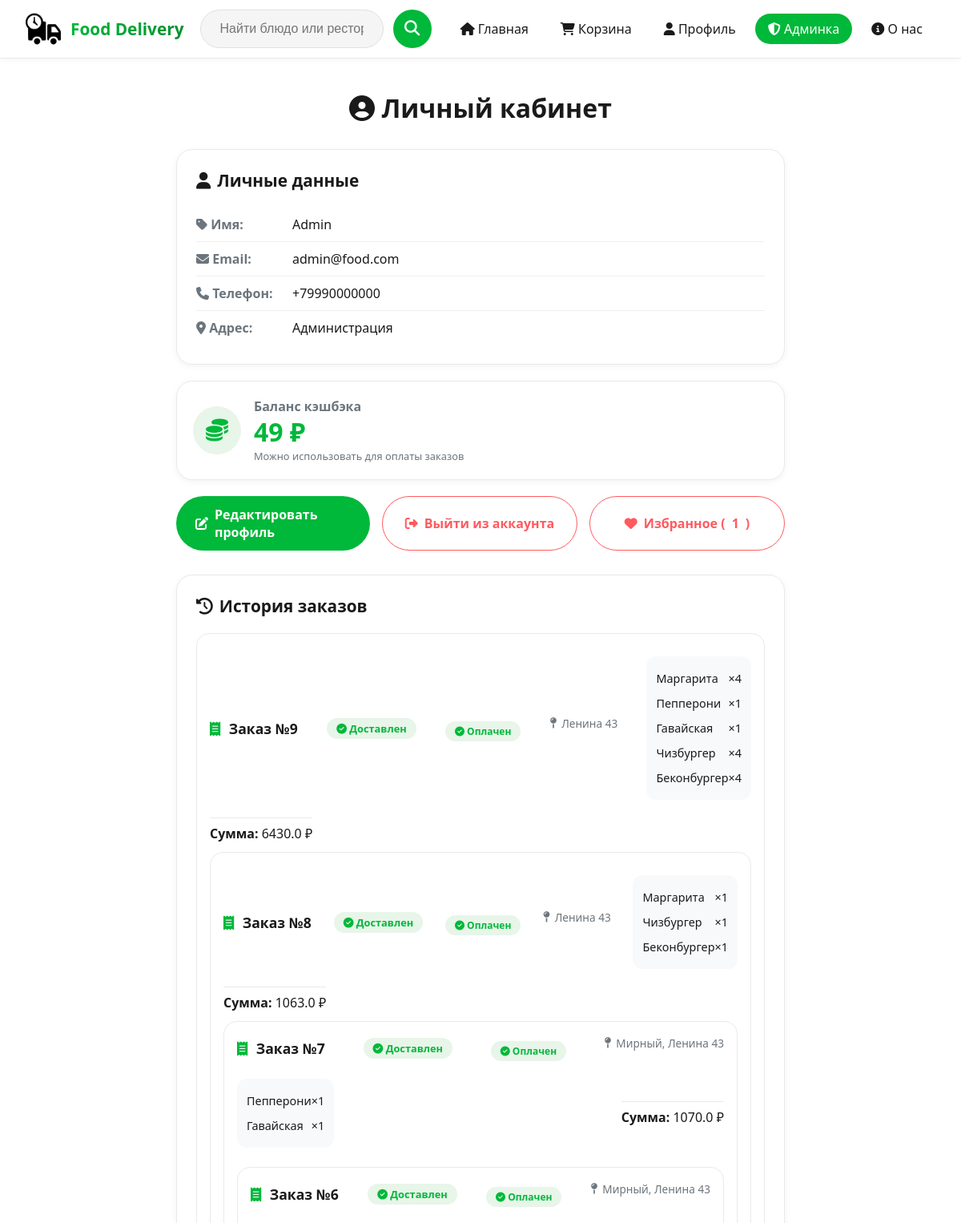
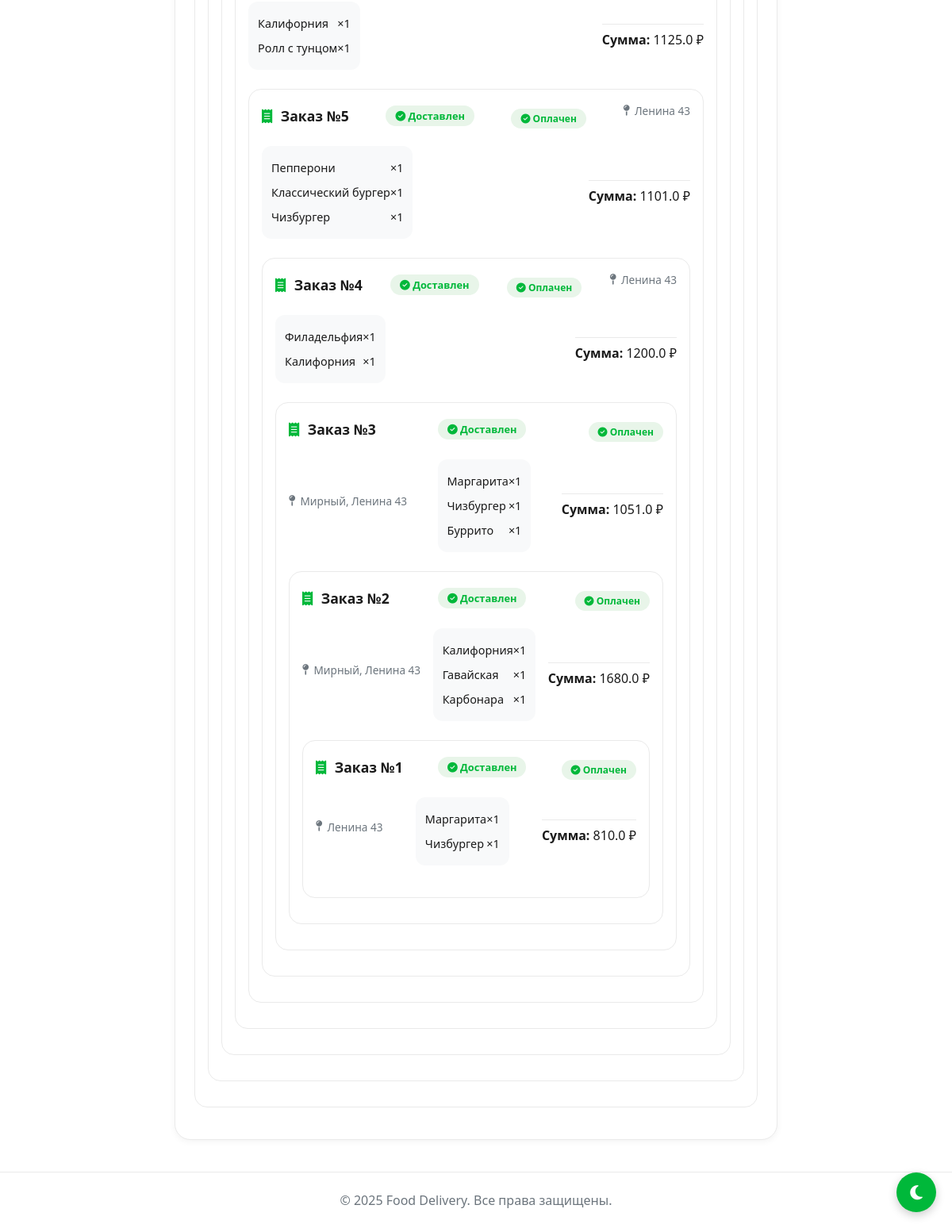
The app's page /profile (signed in) with its own data (2 pictures, top to bottom).
### models.py (models this page shows, shortened)
class User(UserMixin, db.Model):
    __tablename__ = 'user'
    __table_args__ = {'extend_existing': True}
    id = db.Column(db.Integer, primary_key=True)
    username = db.Column(db.String(64), unique=True, nullable=False, index=True)
    email = db.Column(db.String(120), unique=True, nullable=False, index=True)
    password_hash = db.Column(db.String(128), nullable=False)
    phone = db.Column(db.String(30))
    address = db.Column(db.String(255))
    cashback_balance = db.Column(db.Float, default=0.0)
    is_admin = db.Column(db.Boolean, default=False)
    orders = db.relationship('Order', back_populates='user', cascade='all, delete-orphan')

class Order(db.Model):
    __tablename__ = 'order'
    id = db.Column(db.Integer, primary_key=True)
    user_id = db.Column(db.Integer, db.ForeignKey('user.id', ondelete='CASCADE'), nullable=False, index=True)
    address = db.Column(db.String(255))
    total_price = db.Column(db.Float, default=0.0)
    created_at = db.Column(db.DateTime, default=datetime.utcnow, index=True)
    use_cashback = db.Column(db.Boolean, default=False)
    cashback_used = db.Column(db.Float, default=0.0)
    is_paid = db.Column(db.Boolean, default=False)
    payment_id = db.Column(db.String(50), default=None)
    paid_at = db.Column(db.DateTime, default=None)
    user = db.relationship('User', back_populates='orders')
    items = db.relationship('OrderItem', backref='order', lazy=True, cascade='all, delete-orphan')

class OrderItem(db.Model):
    __tablename__ = 'order_item'
    id = db.Column(db.Integer, primary_key=True)
    order_id = db.Column(db.Integer, db.ForeignKey('order.id', ondelete='CASCADE'), nullable=False)
    menu_item_id = db.Column(db.Integer, db.ForeignKey('menu_item.id', ondelete='CASCADE'), nullable=False)
    quantity = db.Column(db.Integer, default=1)
    menu_item = db.relationship('MenuItem')

class MenuItem(db.Model):
    __tablename__ = 'menu_item'
    search_name = db.Column(db.String(200), default='')
    id = db.Column(db.Integer, primary_key=True)
    name = db.Column(db.String(200), nullable=False, index=True)
    price = db.Column(db.Float, nullable=False)
    restaurant_id = db.Column(db.Integer, db.ForeignKey('restaurant.id', ondelete='CASCADE'), nullable=False)
    description = db.Column(db.String(400))
    weight = db.Column(db.String(50))
    image = db.Column(db.String(200), default='images/default.png')
    category = db.Column(db.String(50), default='other')

### routes.py (the view)
@main_bp.route('/profile')
@login_required
def profile():
    from datetime import datetime, timezone, timedelta
    orders = Order.query.filter_by(user_id=current_user.id).order_by(Order.id.desc()).all()
    now = datetime.now(timezone.utc)
    for order in orders:
        if order.created_at is None:
            order.created_at = now
        if order.created_at.tzinfo is None:
            order.created_at = order.created_at.replace(tzinfo=timezone.utc)
        delivery_times = []
        for item in order.items:
            if item.menu_item and item.menu_item.restaurant:
                delivery_times.append(item.menu_item.restaurant.delivery_time)
        max_delivery = max(delivery_times) if delivery_times else 30
        order.max_delivery = max_delivery
        delivery_end_time = order.created_at + timedelta(minutes=max_delivery)
        order.is_active = now < delivery_end_time
    return render_template('profile.html', user=current_user, orders=orders)
    return render_template('profile.html', user=current_user, orders=orders)

### app.py (called while the page is built)
@login_manager.user_loader
def load_user(user_id):
    return User.query.get(int(user_id))

### templates/profile.html (shortened to what this page needs)
{% extends "base.html" %}
{% block content %}
<div class="profile-container">
    <h1 style="text-align: center; margin-bottom: 30px; color: #1a1a1a;">
        <i class="fas fa-user-circle"></i> Личный кабинет
    </h1>
    <div class="profile-card">
        <h2><i class="fas fa-user"></i> Личные данные</h2>
        <div class="info-row">
            <span class="info-label"><i class="fas fa-tag"></i> Имя:</span>
            <span class="info-value">{{ user.username }}</span>
        </div>
        <div class="info-row">
            <span class="info-label"><i class="fas fa-envelope"></i> Email:</span>
            <span class="info-value">{{ user.email }}</span>
        </div>
        <div class="info-row">
            <span class="info-label"><i class="fas fa-phone"></i> Телефон:</span>
            <span class="info-value">{{ user.phone or "Не указан" }}</span>
        </div>
        <div class="info-row">
            <span class="info-label"><i class="fas fa-map-marker-alt"></i> Адрес:</span>
            <span class="info-value">{{ user.address or "Не указан" }}</span>
        </div>
    </div>
    <div class="cashback-card">
        <div class="cashback-icon">
            <i class="fas fa-coins"></i>
        </div>
        <div class="cashback-content">
            <h3>Баланс кэшбэка</h3>
            <div class="cashback-amount">{{ "%.0f"|format(user.cashback_balance or 0) }} ₽</div>
            <p>Можно использовать для оплаты заказов</p>
        </div>
    </div>
    <div class="action-buttons">
        <a class="btn btn-primary" href="{{ url_for('main.edit_profile') }}">
            <i class="fas fa-edit"></i> Редактировать профиль
        </a>
        <a class="btn btn-logout" href="{{ url_for('main.logout') }}">
            <i class="fas fa-sign-out-alt"></i> Выйти из аккаунта
        </a>
        <a class="btn btn-favorites" href="{{ url_for('main.profile_favorites') }}">
            <i class="fas fa-heart"></i> Избранное (<span id="favoritesCount">{{ current_user.favorites|length }}</span>)
        </a>
    </div>
    <div class="orders-card">
        <h2><i class="fas fa-history"></i> История заказов</h2>
        {% if orders %}
            {% for order in orders %}
                <div class="order-item">
                    <div class="order-header">
                        <div class="order-number">
                            <i class="fas fa-receipt"></i> Заказ №{{ order.id }}
                        </div>
                      {% if order.is_active %}
    <div class="order-status active">
        <i class="fas fa-truck"></i> В пути
    </div>
     <div class="order-reorder-btn" style="margin-top: 12px;">
    <a href="{{ url_for('main.reorder', order_id=order.id) }}" class="btn-small">
        <i class="fas fa-redo-alt"></i> Заказать заново
    </a>
    </div>
    <div class="delivery-timer-container"
         data-created="{{ order.created_at.isoformat() }}"
         data-delivery-time="{{ order.max_delivery }}">
        <div class="delivery-timer-text">
            <i class="fas fa-clock"></i>
            <span class="timer-display">--:--</span>
        </div>
        <div class="delivery-progress-bar">
            <div class="delivery-progress-fill"></div>
        </div>
    </div>
{% else %}
    <div class="order-status completed">
        <i class="fas fa-check-circle"></i> Доставлен
    </div>
{% endif %}
                    {% if not order.is_paid %}
                        <div class="payment-status unpaid">
                            <i class="fas fa-clock"></i> Ожидает оплаты
                        </div>
                    {% else %}
                        <div class="payment-status paid">
                            <i class="fas fa-check-circle"></i> Оплачен
                        </div>
                    {% endif %}
                    <div class="order-address">
                        <i class="fas fa-map-pin"></i> {{ order.address }}
                    </div>
                    <div class="order-items">
                        {% for item in order.items %}
                            <div class="order-item-row">
                                <span>{{ item.menu_item.name }}</span>
                                <span>×{{ item.quantity }}</span>
                            </div>
                        {% endfor %}
                    </div>
                    <div class="order-total">
                        <strong>Сумма:</strong> {{ order.total_price }} ₽
                    </div>
                </div>
            {% endfor %}
        {% else %}
            <div class="empty-orders">
                <i class="fas fa-shopping-bag"></i>
                <p>У вас пока нет заказов</p>
                <a href="{{ url_for('main.index') }}" class="btn btn-small">Выбрать ресторан</a>
            </div>
        {% endif %}
    </div>
</div>
{% endblock %}

### static/style.css (style rules this page uses)
* { margin: 0; padding: 0; box-sizing: border-box; }
body { font-family: -apple-system, BlinkMacSystemFont, 'Segoe UI', Roboto, 'Helvetica Neue', Arial, sans-serif; background-color: #ffffff; color: #1a1a1a; transition: background 0.3s ease, color 0.3s ease; animation: fadeIn 0.6s ease-out; }
header, footer, nav, .restaurant, .promo-card, .menu-item, .cart-item, .cart-total, .form-container, .profile-card, .admin-card, .card, .search-input, .search-autocomplete, .btn, .category-btn, input, textarea, select, button, .empty-cart, .team-card, .about-card { transition: background 0.3s ease, color 0.3s ease, border-color 0.3s ease, box-shadow 0.3s ease; }
.profile-container { max-width: 800px; margin: 40px auto; padding: 0 20px; }
.btn, button[type="submit"], .restaurant .btn { background: #00b83a; color: white; border-radius: 40px; padding: 12px 24px; font-weight: 600; border: none; cursor: pointer; text-decoration: none; display: inline-flex; align-items: center; gap: 8px; transition: all 0.2s ease; }

### templates/base.html (style rules this page uses)
body { animation: fadeInPage 0.5s ease-out; background: #ffffff; color: #1a1a1a; transition: background 0.3s ease, color 0.3s ease; }
header, footer, nav, .restaurant, .restaurant-card, .item-card, .promo-card, .profile-card, .cashback-card, .orders-card, .cart-item, .cart-total, .menu-item, .team-card, .about-card, .form-container, .edit-profile-form, .admin-card, .search-input, .search-autocomplete, .btn, .category-btn, .search-btn, input, textarea, select, button { transition: background 0.3s ease, color 0.3s ease, border-color 0.3s ease, box-shadow 0.3s ease !important; }

### records on screen
User: username "Admin", email "admin@food.com", phone "+79990000000", address "Администрация", cashback_balance "49"
Order: id "9", is_paid True (drawn), address "Ленина 43", total_price "6430.0"
OrderItem: menu_item.name "Маргарита", quantity "4"
OrderItem: menu_item.name "Пепперони", quantity "1"
OrderItem: menu_item.name "Гавайская", quantity "1"
OrderItem: menu_item.name "Чизбургер", quantity "4"
OrderItem: menu_item.name "Беконбургер", quantity "4"
Order: id "8", is_paid True (drawn), address "Ленина 43", total_price "1063.0"
OrderItem: menu_item.name "Маргарита", quantity "1"
OrderItem: menu_item.name "Чизбургер", quantity "1"
OrderItem: menu_item.name "Беконбургер", quantity "1"
Order: id "7", is_paid True (drawn), address "Мирный, Ленина 43", total_price "1070.0"
OrderItem: menu_item.name "Пепперони", quantity "1"
OrderItem: menu_item.name "Гавайская", quantity "1"
Order: id "6", is_paid True (drawn), address "Мирный, Ленина 43", total_price "1125.0"
OrderItem: menu_item.name "Калифорния", quantity "1"
OrderItem: menu_item.name "Ролл с тунцом", quantity "1"
Order: id "5", is_paid True (drawn), address "Ленина 43", total_price "1101.0"
OrderItem: menu_item.name "Пепперони", quantity "1"
OrderItem: menu_item.name "Классический бургер", quantity "1"
OrderItem: menu_item.name "Чизбургер", quantity "1"
Order: id "4", is_paid True (drawn), address "Ленина 43", total_price "1200.0"
OrderItem: menu_item.name "Филадельфия", quantity "1"
OrderItem: menu_item.name "Калифорния", quantity "1"
Order: id "3", is_paid True (drawn), address "Мирный, Ленина 43", total_price "1051.0"
OrderItem: menu_item.name "Маргарита", quantity "1"
OrderItem: menu_item.name "Чизбургер", quantity "1"
OrderItem: menu_item.name "Буррито", quantity "1"
Order: id "2", is_paid True (drawn), address "Мирный, Ленина 43", total_price "1680.0"
OrderItem: menu_item.name "Калифорния", quantity "1"
OrderItem: menu_item.name "Гавайская", quantity "1"
OrderItem: menu_item.name "Карбонара", quantity "1"
Order: id "1", is_paid True (drawn), address "Ленина 43", total_price "810.0"
OrderItem: menu_item.name "Маргарита", quantity "1"
OrderItem: menu_item.name "Чизбургер", quantity "1"

### other values on screen
{{ current_user.favorites|length }} "1"
